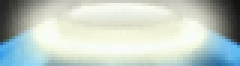
#> input picture hammercenter.png, 80 x 22 px (shown 3 times larger); the run also reads 1 picture not shown here
$ python guitar_info.py
#> lines starting #> are read from the running program, lines starting #| are printed output that depends on the picture
import cv2 as cv
import numpy as np
from pynput.keyboard import Controller
import math

# color ranges of targets
color_ranges = [
    [np.array([54,127,63]), np.array([64,255,198])],    # green
    [np.array([-5,127,60]), np.array([5,255,190])],     # red
    [np.array([26,127,77]), np.array([36,255,190])],    # yellow
    [np.array([102,127,77]), np.array([109,255,190])],  # blue
    [np.array([14,127,68]), np.array([20,255,198])]     # orange
]

note_colors = [
    (0, 255, 0),
    (0, 0, 255),
    (0, 255, 255),
    (255, 0, 0),
    (0, 127, 255)
]

CROP_WIDTH = .4
CROP_HEIGHT = .35

# Load in a template
template = cv.imread("notecenter.png", cv.IMREAD_GRAYSCALE)
reg_temp_w, reg_temp_h = template.shape[::-1]
#> reg_temp_w = 34; reg_temp_h = 14

# Load in a hammer note template
ham_template = cv.imread("hammercenter.png", cv.IMREAD_GRAYSCALE)
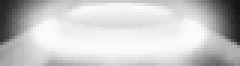
#> ham_template: shape (22, 80) (shown 3 times larger); min 19, max 252, mean 200.2
ham_temp_w, ham_temp_h = ham_template.shape[::-1]
#> ham_temp_w = 80; ham_temp_h = 22

class GuitarInfo:
    stddevThreshold = 10
    saturationThreshold = 100
    samples = 10
    tstep = 0.01
    keys = ['a', 's', 'j', 'k', 'l']

    # [239 lines left out: functions __init__, extractInfo, detectHolds, detectNotes, _nonMaxSupp, _find_target and 3 more, not called in this run]
